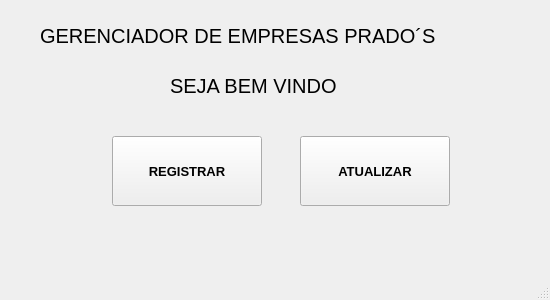
<?xml version="1.0" encoding="UTF-8"?>
<ui version="4.0">
 <class>MainWindow</class>
 <widget class="QMainWindow" name="MainWindow">
  <property name="geometry">
   <rect>
    <x>0</x>
    <y>0</y>
    <width>550</width>
    <height>300</height>
   </rect>
  </property>
  <property name="minimumSize">
   <size>
    <width>550</width>
    <height>300</height>
   </size>
  </property>
  <property name="maximumSize">
   <size>
    <width>550</width>
    <height>300</height>
   </size>
  </property>
  <property name="windowTitle">
   <string>MainWindow</string>
  </property>
  <widget class="QWidget" name="centralwidget">
   <widget class="QLabel" name="label">
    <property name="geometry">
     <rect>
      <x>170</x>
      <y>70</y>
      <width>201</width>
      <height>31</height>
     </rect>
    </property>
    <property name="font">
     <font>
      <pointsize>15</pointsize>
     </font>
    </property>
    <property name="text">
     <string>SEJA BEM VINDO </string>
    </property>
   </widget>
   <widget class="QLabel" name="label_2">
    <property name="geometry">
     <rect>
      <x>40</x>
      <y>20</y>
      <width>461</width>
      <height>31</height>
     </rect>
    </property>
    <property name="font">
     <font>
      <pointsize>15</pointsize>
     </font>
    </property>
    <property name="text">
     <string>GERENCIADOR DE EMPRESAS PRADO´S</string>
    </property>
   </widget>
   <widget class="QLabel" name="label_3">
    <property name="geometry">
     <rect>
      <x>180</x>
      <y>140</y>
      <width>161</width>
      <height>101</height>
     </rect>
    </property>
    <property name="text">
     <string/>
    </property>
   </widget>
   <widget class="QWidget" name="horizontalLayoutWidget">
    <property name="geometry">
     <rect>
      <x>80</x>
      <y>120</y>
      <width>402</width>
      <height>102</height>
     </rect>
    </property>
    <layout class="QHBoxLayout" name="horizontalLayout">
     <item>
      <widget class="QPushButton" name="pushButton">
       <property name="minimumSize">
        <size>
         <width>150</width>
         <height>70</height>
        </size>
       </property>
       <property name="maximumSize">
        <size>
         <width>150</width>
         <height>70</height>
        </size>
       </property>
       <property name="font">
        <font>
         <pointsize>10</pointsize>
         <weight>75</weight>
         <bold>true</bold>
        </font>
       </property>
       <property name="text">
        <string>REGISTRAR</string>
       </property>
      </widget>
     </item>
     <item>
      <widget class="QPushButton" name="pushButton_2">
       <property name="minimumSize">
        <size>
         <width>150</width>
         <height>70</height>
        </size>
       </property>
       <property name="maximumSize">
        <size>
         <width>150</width>
         <height>16777215</height>
        </size>
       </property>
       <property name="font">
        <font>
         <pointsize>10</pointsize>
         <weight>75</weight>
         <bold>true</bold>
        </font>
       </property>
       <property name="text">
        <string>ATUALIZAR</string>
       </property>
      </widget>
     </item>
    </layout>
   </widget>
  </widget>
  <widget class="QMenuBar" name="menubar">
   <property name="geometry">
    <rect>
     <x>0</x>
     <y>0</y>
     <width>550</width>
     <height>26</height>
    </rect>
   </property>
  </widget>
  <widget class="QStatusBar" name="statusbar"/>
 </widget>
 <resources/>
 <connections/>
</ui>
